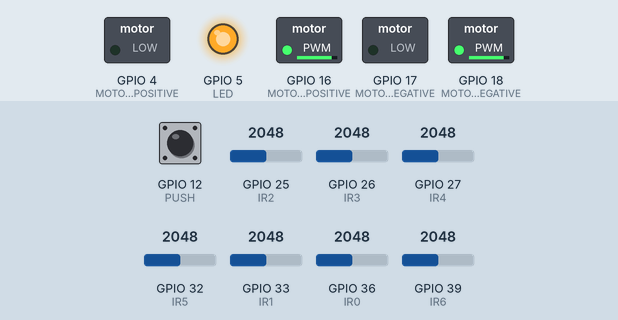
The sketch below on a simulated ESP32. On the bench: switched loads named in the sketch (green lamp = pin HIGH), output pins drawn as LEDs (lit = HIGH). Dashed ring = blinking. The test bench sets the inputs (shaded band); at power-on: GPIO 12 (PUSH) HIGH, GPIO 25 (IR2) = 2048, GPIO 33 (IR1) = 2048, GPIO 26 (IR3) = 2048, GPIO 27 (IR4) = 2048, GPIO 32 (IR5) = 2048, GPIO 36 (IR0) = 2048, GPIO 39 (IR6) = 2048. What the sketch prints to the serial monitor is not drawn.

Above: at 0.8 s.
0.9 s: GPIO 12 (PUSH) pulled LOW for 0.15 s
At 3.8 s:
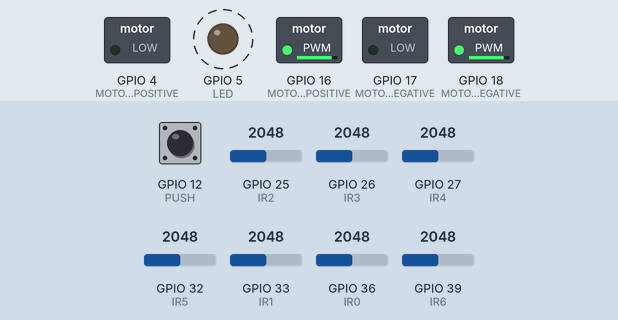
4.0 s: GPIO 25 (IR2) set to 122
7.0 s: GPIO 33 (IR1) set to 2015
At 7.38 s:
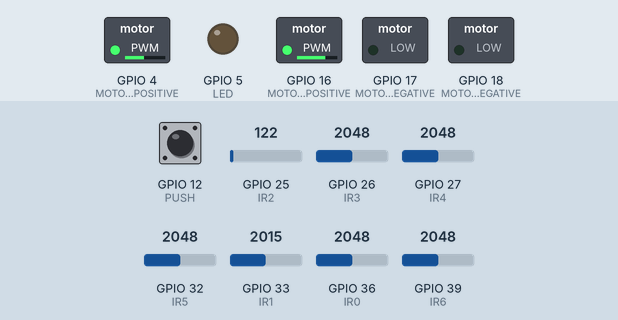
10.0 s: GPIO 33 (IR1) set to 1228
13.0 s: GPIO 25 (IR2) set to 1228
At 13.11 s:
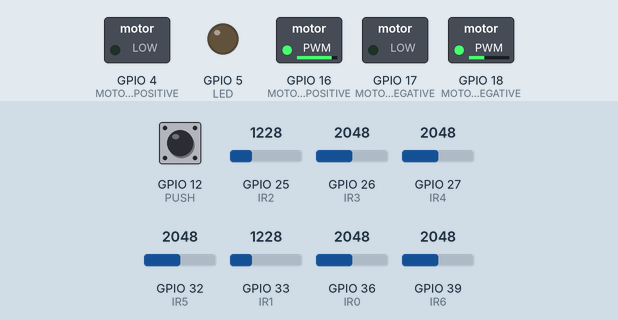
Timing chart, 0 to 17.0 s (numbered marks = the images above; inputs shaded):
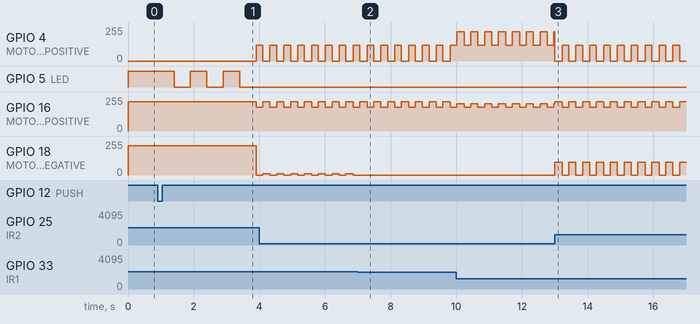

Measured:
- the behaviour switches between 2016 and 2015 on GPIO 33 (IR1) (found by bisection; images 1 and 2)
- after the input at 0.9 s, GPIO 4 (MOTOR_LEFT_POSITIVE): 0/255 → 120/255 after 3.0 s; GPIO 5 (LED): alternates HIGH for 0.50 s and LOW for 0.50 s, starting after 0.50 s; GPIO 16 (MOTOR_RIGHT_POSITIVE): 219/255 → 179/255 after 3.0 s; GPIO 18 (MOTOR_LEFT_NEGATIVE): 219/255 → 0/255 after 3.0 s
- after the input at 7.0 s, GPIO 18 (MOTOR_LEFT_NEGATIVE): stops changing and stays 0/255
- after the input at 13.0 s, GPIO 18 (MOTOR_LEFT_NEGATIVE): alternates 96/255 for 0.22 s and 0/255 for 0.20 s, starting at once

The sketch:

RatonLaberinto.ino
```cpp
// Board: Node32s

#define MOTOR_RIGHT_POSITIVE 16
#define MOTOR_RIGHT_NEGATIVE 17
#define MOTOR_RIGHT_A 35
#define MOTOR_RIGHT_B 34
#define MOTOR_LEFT_POSITIVE 4
#define MOTOR_LEFT_NEGATIVE 18
#define MOTOR_LEFT_A 23
#define MOTOR_LEFT_B 19

#define IR0 36
#define IR1 33
#define IR2 25
#define IR3 26
#define IR4 27
#define IR5 32
#define IR6 39
#define LED_ON 14

#define PUSH 12
#define BATTERY 13
#define LED 5

#define FREQUENCY_PWM 4000
#define RESOLUTION_PWM 8
#define BASE_SPEED 220

//PID
#define KP 0.6
#define KI 0
#define KD 2.2
#define YST 700

//Promedio de resultados anteriores
#define WINDOW_SIZE 5
int window[WINDOW_SIZE];
int windowIndex = 0;
long windowSum = 0;

#define RETRASO 220
#define TIEMPO_DE_CORRECCION 200
#define RANGO 10

unsigned long ultimoMovimiento = 0;
unsigned long iniciarArreglo = 0;
bool arreglando = false;
int YP = 0;
/* ================================ */

int y = 0;
float u = 0;

int errorP = 0;
int errorI = 0;
int errorD = 0;
int previousError = 0;

void setup() {
  Serial.begin(115200);
  Serial.println("Iniciando");

  ledcAttach(MOTOR_RIGHT_POSITIVE, FREQUENCY_PWM, RESOLUTION_PWM);
  ledcAttach(MOTOR_RIGHT_NEGATIVE, FREQUENCY_PWM, RESOLUTION_PWM);
  ledcAttach(MOTOR_LEFT_POSITIVE, FREQUENCY_PWM, RESOLUTION_PWM);
  ledcAttach(MOTOR_LEFT_NEGATIVE, FREQUENCY_PWM, RESOLUTION_PWM);

  setMotors(0, 0);

  pinMode(PUSH, INPUT_PULLUP);
  pinMode(LED, OUTPUT);

  //Promedio de sensores
  for (int i = 0; i < WINDOW_SIZE; i++) {
    int initVal = (analogRead(IR1) + analogRead(IR2)) / 2;
    window[i] = initVal;
    windowSum += initVal;
  }

  ultimoMovimiento = millis();
  YP = windowSum / WINDOW_SIZE;

  digitalWrite(LED, HIGH);
  while (digitalRead(PUSH)) {
    irTest();
    updatePID();
    setMotors(u, -u);
  }

  for (int k = 0; k < 3; k++) {
    digitalWrite(LED, HIGH);
    delay(500);
    digitalWrite(LED, LOW);
    delay(500);
  }
}

void loop() {
  updatePID();

  //Detección de bloqueo de movimiento
  if (abs(y - YP) > RANGO) {
    ultimoMovimiento = millis();
    YP = y;
  }

  if (!arreglando && millis() - ultimoMovimiento > RETRASO) {
    arreglando = true;
    iniciarArreglo = millis();
  }

  //Corrección de movimiento
  if (arreglando) {
    setMotors(120, 180);

    if (millis() - iniciarArreglo > TIEMPO_DE_CORRECCION) {
      arreglando = false;
      ultimoMovimiento = millis();
    }
    return;
  }
  setMotors(BASE_SPEED + u, BASE_SPEED - u);
}

void updatePID() {
  int raw = (analogRead(IR1) + analogRead(IR2)) / 2;
  //Filtro de ventana
  windowSum -= window[windowIndex];
  window[windowIndex] = raw;
  windowSum += raw;

  windowIndex++;
  if (windowIndex >= WINDOW_SIZE) windowIndex = 0;

  y = windowSum / WINDOW_SIZE;

  errorP = YST - y;
  errorI += errorP;
  errorD = errorP - previousError;

  u = KP * errorP + KI * errorI + KD * errorD;
  previousError = errorP;
}

void setMotors(int leftMotorSpeed, int rightMotorSpeed) {
  setMotor(MOTOR_LEFT_POSITIVE, MOTOR_LEFT_NEGATIVE, leftMotorSpeed);
  setMotor(MOTOR_RIGHT_POSITIVE, MOTOR_RIGHT_NEGATIVE, rightMotorSpeed);
}

void setMotor(int motorPin1, int motorPin2, int speed) {
  speed = constrain(speed, -220, 220);

  if (speed > 0) {
    ledcWrite(motorPin1, speed);
    ledcWrite(motorPin2, 0);
  } else if (speed < 0) {
    ledcWrite(motorPin1, 0);
    ledcWrite(motorPin2, -speed);
  } else {
    ledcWrite(motorPin1, 0);
    ledcWrite(motorPin2, 0);
  }
}

void irTest() {
  Serial.print(analogRead(IR0));
  Serial.print("\t");
  Serial.print(analogRead(IR1));
  Serial.print("\t");
  Serial.print(analogRead(IR2));
  Serial.print("\t");
  Serial.print(analogRead(IR3));
  Serial.print("\t");
  Serial.print(analogRead(IR4));
  Serial.print("\t");
  Serial.print(analogRead(IR5));
  Serial.print("\t");
  Serial.print(analogRead(IR6));
  Serial.print("\t");
  Serial.println(y);
}
```
